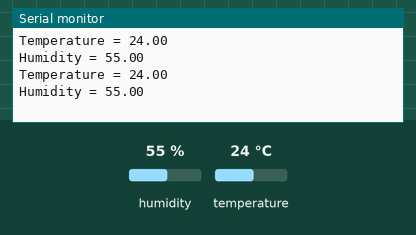
This sketch was run on a simulated ESP8266 (NodeMCU). Parts: the last lines printed to the serial monitor. Wiring (inferred from the names in the program): DHT11 sensor: data D3. The inputs (shaded band) are chosen by the test bench; at power-on: humidity 55 %, temperature 24 °C.

Above: at 1.8 s.
1.9 s: humidity set to 22 %
At 2.9 s:
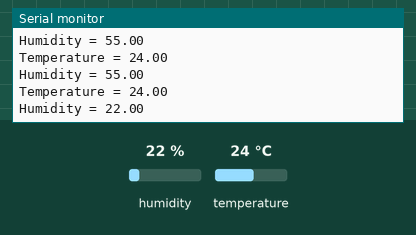
3.4 s: temperature set to 12 °C
At 4.7 s:
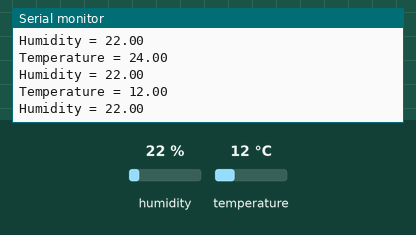
4.9 s: humidity set to 40 %
At 5.7 s:
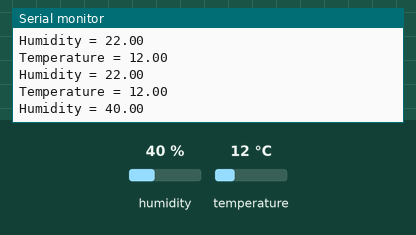
Timing chart, 0 to 7.9 s (numbered marks = the images above; inputs shaded):
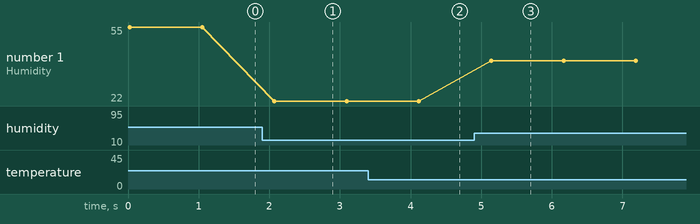

Measured:
- after the input at 1.9 s, the serial monitor: prints a new line after 0.17 s (image 1)
- after the input at 3.4 s, the serial monitor: prints a new line after 0.72 s (image 2)
- after the input at 4.9 s, the serial monitor: prints a new line after 0.24 s (image 3)
- plotted number 1: 55 → 22 after the input at 1.9 s, 22 → 40 after the input at 4.9 s

The sketch:

DHT11.ino
```cpp
//Program For DHT11 Sensor
#include <dht.h>

dht DHT;

#define DHT11_PIN D3

void setup(){
  Serial.begin(9600);
}

void loop()
{
  int chk = DHT.read11(DHT11_PIN);
  Serial.print("Temperature = ");
  Serial.println(DHT.temperature);
  Serial.print("Humidity = ");
  Serial.println(DHT.humidity);
  delay(1000);
}
```

dht.h
```cpp
//
//    FILE: dht.h
// VERSION: 0.1.00
// PURPOSE: DHT Temperature & Humidity Sensor library for Arduino
//
//     URL: http://arduino.cc/playground/Main/DHTLib
//
// HISTORY:
// see dht.cpp file
//

#ifndef dht_h
#define dht_h

#if ARDUINO >= 100
 #include "Arduino.h"
#else
 #include "WProgram.h"
#endif

#define DHT_LIB_VERSION "0.1.00"

class dht
{
public:
	int read11(uint8_t pin);
    int read22(uint8_t pin);
	double humidity;
	double temperature;

private:
	uint8_t bits[5];  // buffer to receive data
	int read(uint8_t pin);
};
#endif
//
// END OF FILE
//
```

DHT.h
```cpp
// (licence header left out)
#ifndef DHT_H
#define DHT_H

#if ARDUINO >= 100
 #include "Arduino.h"
#else
 #include "WProgram.h"
#endif


// Uncomment to enable printing out nice debug messages.
//#define DHT_DEBUG

// Define where debug output will be printed.
#define DEBUG_PRINTER Serial

// Setup debug printing macros.
#ifdef DHT_DEBUG
  #define DEBUG_PRINT(...) { DEBUG_PRINTER.print(__VA_ARGS__); }
  #define DEBUG_PRINTLN(...) { DEBUG_PRINTER.println(__VA_ARGS__); }
#else
  #define DEBUG_PRINT(...) {}
  #define DEBUG_PRINTLN(...) {}
#endif

// Define types of sensors.
#define DHT11 11
#define DHT12 12
#define DHT22 22
#define DHT21 21
#define AM2301 21


class DHT {
  public:
   DHT(uint8_t pin, uint8_t type, uint8_t count=6);
   void begin(uint8_t usec=55);
   float readTemperature(bool S=false, bool force=false);
   float convertCtoF(float);
   float convertFtoC(float);
   float computeHeatIndex(bool isFahrenheit=true);
   float computeHeatIndex(float temperature, float percentHumidity, bool isFahrenheit=true);
   float readHumidity(bool force=false);
   bool read(bool force=false);

 private:
  uint8_t data[5];
  uint8_t _pin, _type;
  #ifdef __AVR
    // Use direct GPIO access on an 8-bit AVR so keep track of the port and bitmask
    // for the digital pin connected to the DHT.  Other platforms will use digitalRead.
    uint8_t _bit, _port;
  #endif
  uint32_t _lastreadtime, _maxcycles;
  bool _lastresult;
  uint8_t pullTime; // Time (in usec) to pull up data line before reading

  uint32_t expectPulse(bool level);

};

class InterruptLock {
  public:
   InterruptLock() {
#if !defined(ARDUINO_ARCH_NRF52)
    noInterrupts();
#endif
   }
   ~InterruptLock() {
#if !defined(ARDUINO_ARCH_NRF52)
    interrupts();
#endif
   }
};

#endif
```
